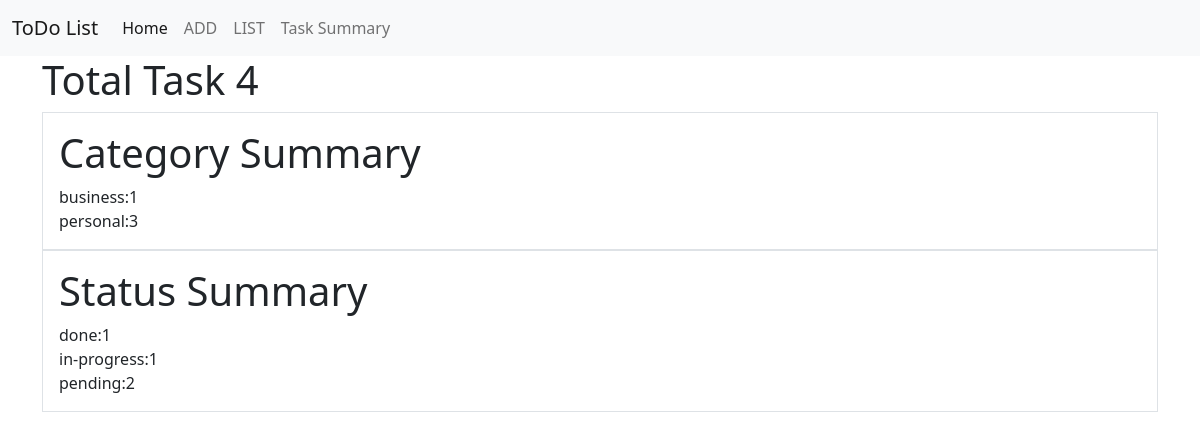
The page / on the database its author committed.
### notes/models.py (models this page shows, shortened)
class Task(models.Model):
     title=models.CharField(max_length=200)
     description=models.TextField()
     created_date=models.DateTimeField(auto_now_add=True)
     due_date=models.DateTimeField(null=True)
     category_choices=(
        ("personal","personal"),
        ("business","business")
    )
     category=models.CharField(max_length=200,choices=category_choices,default="personal")
     status_choices=(
        ("pending","pending"),
        ("in-progress","in-progress"),
        ("done","done")
    )
     status=models.CharField(max_length=200,choices=status_choices,default="pending")
     updated_date=models.DateTimeField(auto_now=True)
     user=models.CharField(max_length=200)

### notes/views.py (the view)
# urls.py: path("",views.TaskSummaryView.as_view(),name='task-summary'),
class TaskSummaryView(View):
    def get(self,request,*args,**kwargs):
        qs=Task.objects.all()
        total_task_count=qs.count()
        category_summary=qs.values("category").annotate(cat_count=Count("category"))
        status_summary=qs.values("status").annotate(status_count=Count("status"))
        context={
            "total_task_count":total_task_count,
            "category_summary":category_summary,
            "status_summary":status_summary
        }
        return render(request,"tasksummary.html",context)

### notes/templates/tasksummary.html
{%extends 'base.html'%}
{%block main_block%}
<div class="container ">
<h1>Total Task {{total_task_count}}</h1>
<div class="border p-3">
    <h1>Category Summary</h1>
    {%for cs in category_summary%}
    <div>
       {{cs.category}}:{{cs.cat_count}}
    </div>
    {%endfor%}
</div>
<div class="border p-3">
    <h1>Status Summary</h1>
    {%for st in status_summary%}
    <div>
       {{st.status}}:{{st.status_count}}
    </div>
    {%endfor%}
</div>
</div>
{%endblock%}

### rows shown on the page
Task: category "business", cat_count "1", status "in-progress", status_count "1"
Task: category "personal", cat_count "3"
Task: status "done", status_count "1"
Task: status "pending", status_count "2"

### other values the page prints
{{ total_task_count }} "4"
